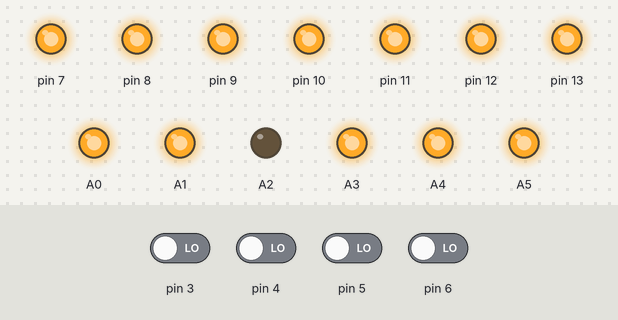
A sketch run on a simulated Arduino Uno, built with avr-gcc and run on an emulated ATmega328P. On the bench: output pins drawn as LEDs (lit = HIGH). The test bench sets the inputs (shaded band); at power-on: pin 3–6 LOW.

Above: at 1.2 s.
1.3 s: pin 3 driven HIGH
At 2.5 s:
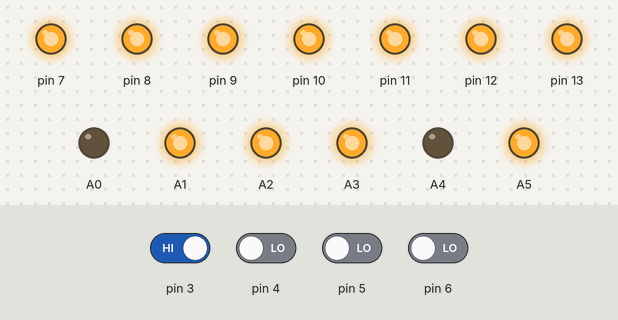
2.8 s: pin 4 driven HIGH
At 3.8 s:
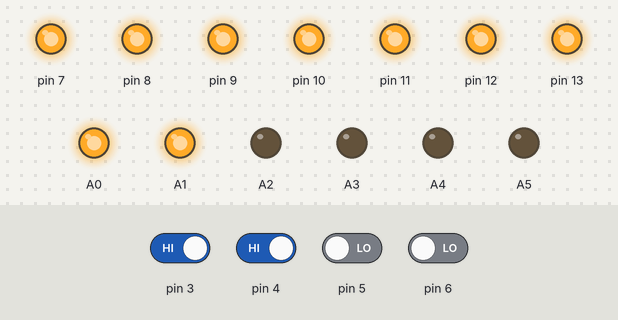
4.3 s: pin 5 driven HIGH
At 5.0 s:
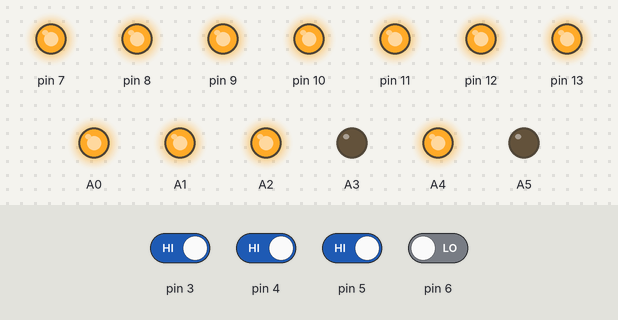
5.8 s: pin 6 driven HIGH
At 6.1 s:
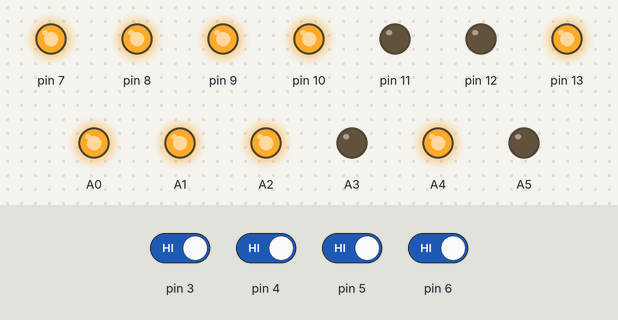
7.3 s: pin 3 driven LOW
At 8.5 s:
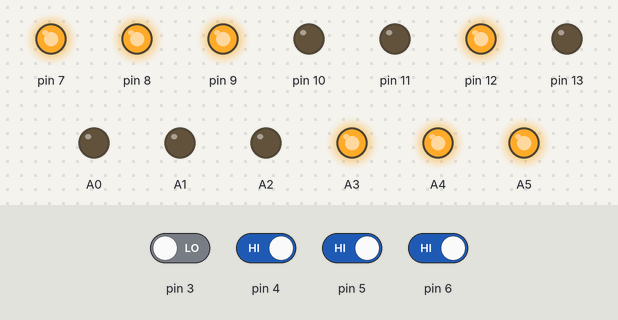
8.8 s: pin 4 driven LOW
At 9.6 s:
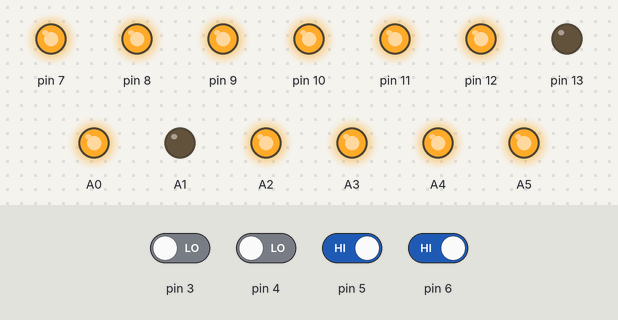
Timing chart, 0 to 11.3 s (numbered marks = the images above; inputs shaded):
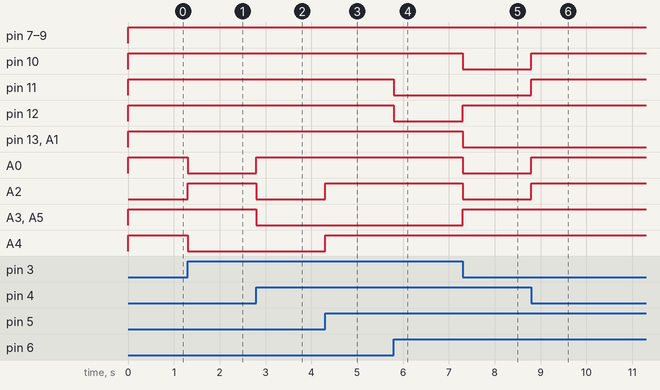

Measured:
- after the input at 1.3 s, A0, A4: HIGH → LOW at once; A2: LOW → HIGH at once
- after the input at 2.8 s, A0: LOW → HIGH at once; A2, A3, A5: HIGH → LOW at once
- after the input at 4.3 s, A2, A4: LOW → HIGH at once
- after the input at 5.8 s, pin 11, pin 12: HIGH → LOW at once
- after the input at 7.3 s, pin 10, pin 13, A0–2: HIGH → LOW at once; pin 12, A3, A5: LOW → HIGH at once
- after the input at 8.8 s, pin 10, pin 11, A0, A2: LOW → HIGH at once

The sketch:

sketch_mar26a.ino
```cpp
byte A, B, C, D;
void setup() {
  for ( byte i = 3; i <= 13; i++)
    pinMode(i, i < 7 ? INPUT : OUTPUT);
  pinMode(A0, OUTPUT), pinMode(A1, OUTPUT), pinMode(A2, OUTPUT), pinMode(A3, OUTPUT), pinMode(A4, OUTPUT), pinMode(A5, OUTPUT);
}
void loop() {
  A = digitalRead(3), B = digitalRead(4), C = digitalRead(5), D = digitalRead(6);
  digitalWrite(7, (A || B || C || !D)), digitalWrite(8, (A || !(B ^ D) || C));
  digitalWrite(10, (A || (!B && !D) || (!B && C) || (C && !D) || (B && !C && D)));
  digitalWrite(11, ((A && !C) || (!A && !B && !D) || (D && (B ^ C)) || (B && C && !D)));
  digitalWrite(12, (!A || !B || !D)), digitalWrite(A0, !(D ^ A) || (B ^ C) || (C && !D));
  digitalWrite(13, (A || (!C && !D) || (B && !C) || (B && !D))), digitalWrite(9, (!A || !B || !D || C));
  digitalWrite(A1, (!B && !D) || (C && !D) || (A && C) || (A && B)), digitalWrite(A2, (!B && C) || (C && !D) || (A && !B) || (A && C) || (!A && B && !C));
  digitalWrite(A3, !B || (!A && !(C ^ D)) || (A && !C && D)), digitalWrite(A4, !A || D || C), digitalWrite(A5, (!A && !C) || (!A && D) || (!C && D) || (A ^ B));
}
```
